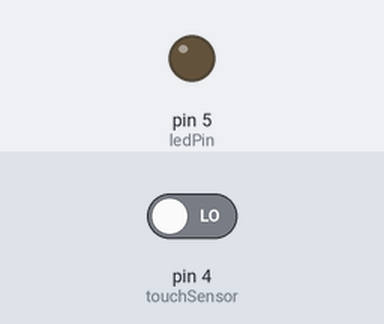
Recording of a sketch running on a simulated Arduino Uno, built with avr-gcc and run on an emulated ATmega328P. On the bench: output pins drawn as LEDs (lit = HIGH). The inputs (shaded band) are chosen by the test bench; at power-on: pin 4 (touchSensor) LOW. What the sketch prints to the serial monitor is not drawn.

Above: at 1.2 s.
1.3 s: pin 4 (touchSensor) driven HIGH
At 2.7 s:
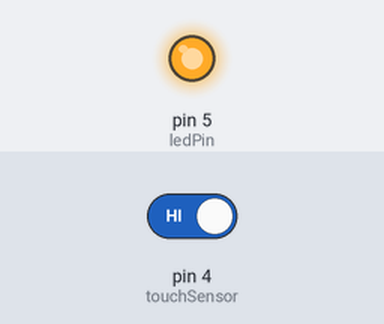
Timing chart, 0 to 4.3 s (numbered marks = the images above; inputs shaded):
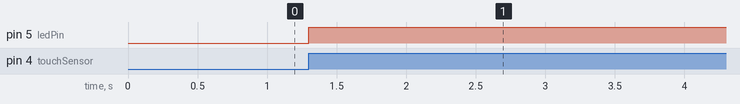

The sketch:

test_11_touchLight_3.ino
```cpp
#define ledPin 5
int ledState = LOW;
int touchPrevious = 0;

void setup() {
  pinMode(4,INPUT);  // touchSensor
  pinMode(ledPin,OUTPUT); // LED
  Serial.begin(9600);
}

void loop() {
  int touchCurrent = digitalRead(4);
  //Serial.println(touchCurrent);
  if(touchPrevious == 0 and touchCurrent == 1) {
    // ledState 판단하여 HIGH면 LOW, LOW면 HIGH로 변경
    if(ledState == LOW){
        ledState = HIGH;
    } else {
        ledState = LOW;
    }
    Serial.print("LED 상태 : ");
    Serial.println(ledState);
  }
  digitalWrite(ledPin,ledState);
  touchPrevious = touchCurrent;
}
```

Measured:
- after the input at 1.3 s, pin 5 (ledPin): LOW → HIGH at once
